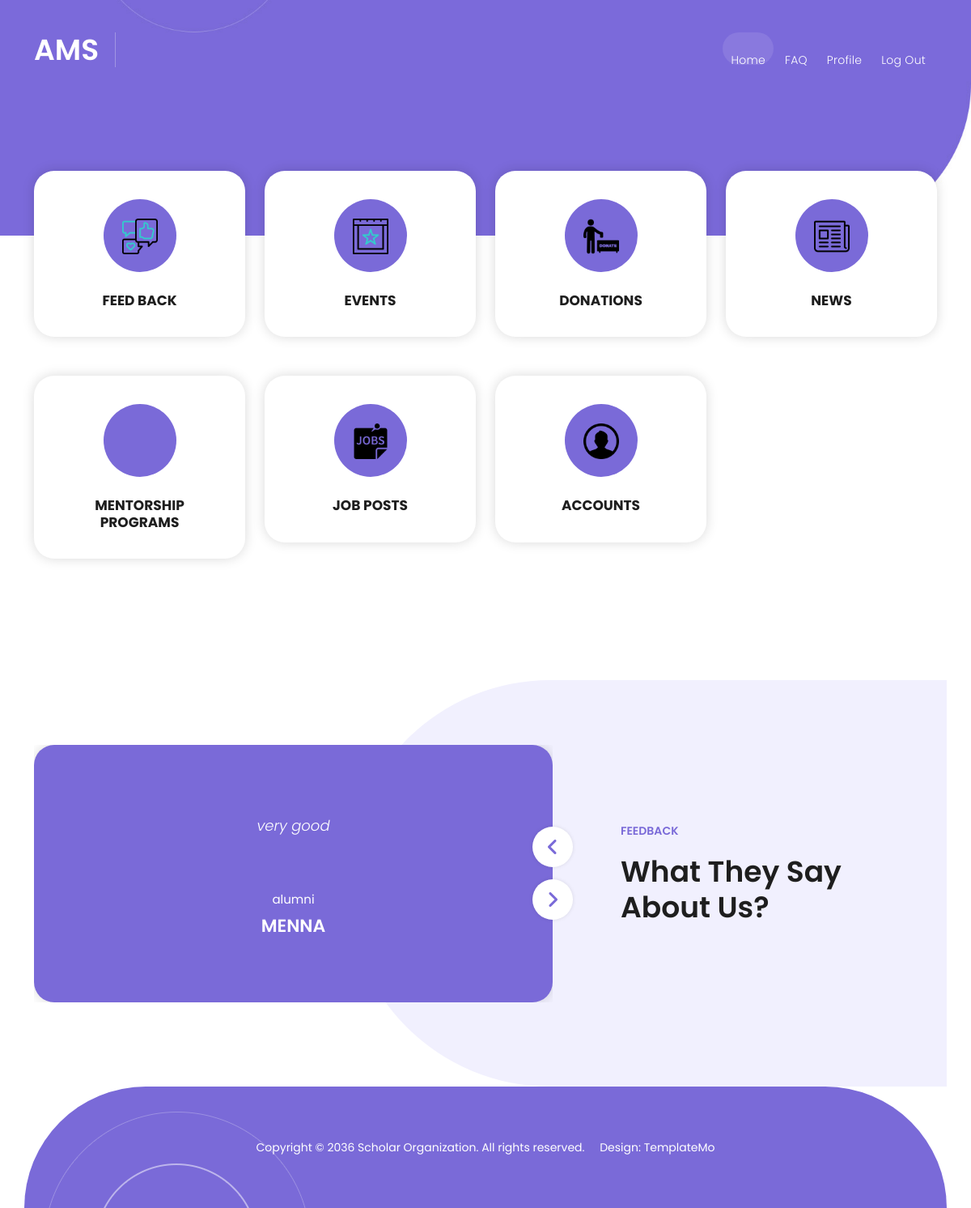
/View/admin/home.php, run on the app's committed database.
### tables this page shows
CREATE TABLE `feedback` (
  `ID` int(11) NOT NULL,
  `name` varchar(11) NOT NULL,
  `content` varchar(11) NOT NULL,
  `role` varchar(11) NOT NULL
);

### Controller/database.php (called while the page is built, shortened)
<?php
class database {
     public $con;
     public function __construct()
     {
          $this->con = mysqli_connect("localhost", "root", "", "ams");
     }
     public function select($table_name)
     {
          $array = array();
          $query = "SELECT * FROM `".$table_name."`";
          $result = mysqli_query($this->con, $query);
          while($row = mysqli_fetch_assoc($result))
          {
               $array[] = $row;
          }
          return $array;
     }
}

### View/admin/home.php (the view, shortened to what this page needs)
<?php
  require_once '../../Controller/database.php';
  $data = new database;
 ?>
<!DOCTYPE html>
<html lang="en">
  <head>
    <link href="../../View/vendor/bootstrap/css/bootstrap.min.css" rel="stylesheet">
    <link rel="stylesheet" href="../../View/assets/css/fontawesome.css">
    <link rel="stylesheet" href="../../View/assets/css/templatemo-scholar.css">
    <link rel="stylesheet" href="../../View/assets/css/owl.css">
    <link rel="stylesheet" href="../../View/assets/css/animate.css">
    <link rel="stylesheet"href="https://unpkg.com/swiper@7/swiper-bundle.min.css"/>
  </head>
<body>
  <header class="header-area header-sticky">
    <div class="container">
      <div class="row">
        <div class="col-12">
          <nav class="main-nav">
            <a href="../../index.php" class="logo">
              <h1>AMS</h1>
            </a>
            <ul class="nav">
              <li class="scroll-to-section"><a href="home.php" class="active">Home</a></li>
                              <li class="scroll-to-section"><a href="mange_faq.php">FAQ</a></li>
              <li class="scroll-to-section"><a href="editprofile1.php">Profile</a></li>
              <li class="scroll-to-section"><a href="../../Controller/logout.php">Log out</a></li>
              <li class="scroll-to-section">
              </li>
            </ul>
          </nav>
        </div>
      </div>
    </div>
  </header>
  <div class="main-banner" id="top">
    <div class="container">
      <div class="row">
        <div class="col-lg-16">
          <div class="owl-carousel owl-banner">
          </div>
        </div>
      </div>
    </div>
  </div>
  <div class="features">
    <div class="container">
      <div class="row">
        <div class="col-lg-3 col-md-6">
          <a href="#feedback">
            <div class="item">
              <div class="image">
                <img src="../../View/assets/images/admin/feedback.png" alt="" style="max-width: 44px;">
              </div>
              <h4>feed back</h4>
            </div>
          </a>
        </div>
        <div class="col-lg-3 col-md-6 ">
          <a href="./Event_requests.php">
            <div class="item">
              <div class="image">
                <img src="../../View/assets/images/admin/event.png" alt="" style="max-width: 44px;">
              </div>
              <h4>Events</h4>
            </div>
          </a>
        </div>
        <div class="col-lg-3 col-md-6">
          <a href="view_donations.php">
            <div class="item">
              <div class="image">
                <img src="../../View/assets/images/admin/charity-donation.png" alt="" style="max-width: 44px;">
              </div>
              <h4>Donations</h4>
            </div>
          </a>
        </div>
        <div class="col-lg-3 col-md-6">
          <a href="faculty_news.php">
            <div class="item">
              <div class="image">
                <img src="../../View/assets/images/admin/newspaper-folded.png" alt="" style="max-width: 44px;">
              </div>
              <h4>News</h4>
            </div>
          </a>
        </div>
            <br>
            <br>
            <br>
        <div class="col-lg-3 col-md-6 gy-5">
          <a href="./mentorship_requests.php">
            <div class="item">
              <div class="image">
              </div>
              <h4>Mentorship Programs</h4>
            </div>
          </a>
        </div>
        <div class="col-lg-3 col-md-6 gy-5">
          <a href="./job_posts.php">
            <div class="item">
              <div class="image">
                <img src="../../View/assets/images/admin/job-post.png" alt="" style="max-width: 44px;">
              </div>
              <h4>job Posts</h4>
            </div>
          </a>
        </div>
        <div class="col-lg-3 col-md-6 gy-5">
          <a href="./manage_accounts.php">
            <div class="item">
              <div class="image">
                <img src="../../View/assets/images/admin/account-icon.png" alt="" style="max-width: 44px;">
              </div>
              <h4>Accounts</h4>
            </div>
          </a>
        </div>
  <div class="section testimonials" id="feedback">
    <div class="container">
      <div class="row">
        <div class="col-lg-7">
          <div class="owl-carousel owl-testimonials">
            <?php
            $post_data = $data->select('feedback');
            foreach($post_data as $post)
            {
              $name = $post["name"];
              $content = $post["content"];
              $role = $post["role"];
              ?>
              <div class="item">
               <p><?php echo $content?> </p>
              <div class="author">
                <span class="category"><?php echo $role?></span>
                <h4><?php echo $name?></h4>
              </div>
            </div>
              <?php
            }
            ?>
          </div>
        </div>
        <div class="col-lg-5 align-self-center">
          <div class="section-heading">
            <h6>FEEDBACK</h6>
            <h2>What they say about us?</h2>
          </div>
        </div>
      </div>
    </div>
  </div>
  <footer>
    <div class="container">
      <div class="col-lg-12">
        <p>Copyright © 2036 Scholar Organization. All rights reserved. &nbsp;&nbsp;&nbsp; Design: <a href="https://templatemo.com" rel="nofollow" target="_blank">TemplateMo</a></p>
      </div>
    </div>
  </footer>
  </body>
</html>

### View/admin/home.php (style rules this page uses)
li a, .dropbtn1 { display: inline-block; color:red; text-align: center; padding: 14px 16px; text-decoration: none; }

### data on the page
feedback: content "very good", role "alumni", name "MENNA"
